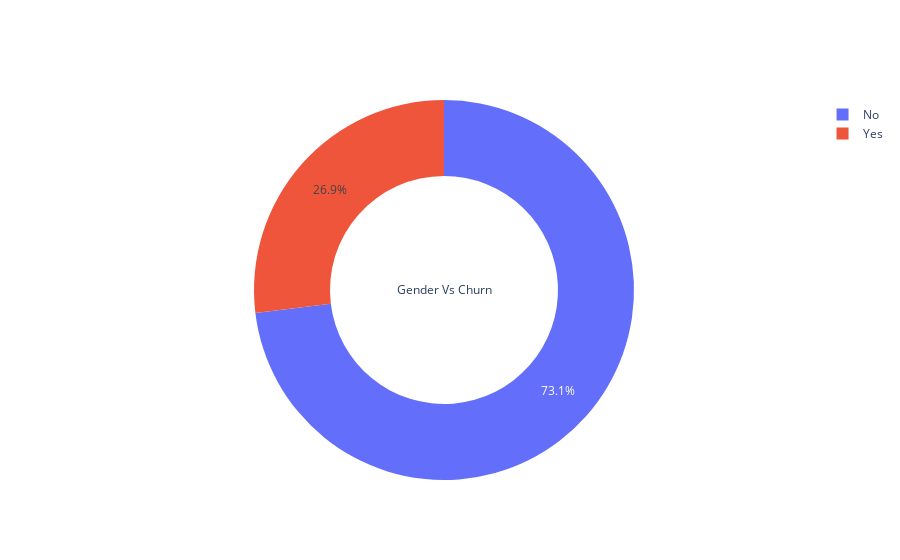

The notebook cell this image was saved under:
### Markdown cell above
#### 1. Churn Value Vs Gender

### Code cell
labels = df_features['Churn']
values = df_features['gender']
# Use `hole` to create a donut-like pie chart
fig = go.Figure(data=[go.Pie(labels=labels, values=values, hole=.6,title='Gender Vs Churn')])
fig.show()

### Figure 1 — Plotly figure (JSON) as saved in the notebook; plotly's stock layout.template omitted (floating-point values rounded to 4 significant figures; data arrays with more than 128 entries replaced by an {"elided": "..."} marker saying what was removed)
{"data": [{"hole": 0.6, "labels": {"elided": "7043 str values"}, "title": {"text": "Gender Vs Churn"}, "type": "pie", "values": {"elided": "7043 int values"}}], "layout": {}}
